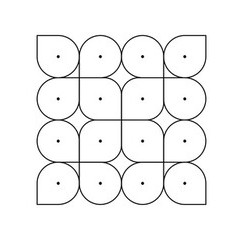
#> input picture experiment/sample10.png, 238 x 240 px
$ python kolam_extractor_fixed.py sample10.png
#> lines starting #> are read from the running program, lines starting #| are printed output that depends on the picture; after the words box and inside, x2 and y2 are one past the last pixel; in counts of white or black regions, pixels touching at a corner belong together
#!/usr/bin/env python3
"""
Kolam Feature Extractor - OpenCV Implementation (Fixed Version)
SIH 2025 Problem Statement ID 25107

Fixed version that handles Unicode encoding issues properly.
"""

import cv2
import numpy as np
import json
import math
from collections import defaultdict
import argparse

class KolamFeatureExtractor:
    """
    Main class for extracting features from Kolam patterns using OpenCV
    """

    def __init__(self):
        self.image = None
        self.gray = None
        self.binary = None
        self.features = {}

    def load_image(self, image_path):
        """Load and validate the input image"""
#> called with image_path = 'sample10.png'
        try:
            self.image = cv2.imread(image_path)
#> self.image is the input picture: shape (240, 238, 3); min 0, max 255, mean 244.8
            if self.image is None:
                raise ValueError(f"Could not load image: {image_path}")

            self.gray = cv2.cvtColor(self.image, cv2.COLOR_BGR2GRAY)
            print(f"Image loaded successfully: {self.gray.shape}")
#| Image loaded successfully: (240, 238)
            return True

        except Exception as e:
            print(f"Error loading image: {e}")
            return False

    def preprocess_image(self):
        """Preprocess image for optimal feature extraction"""
        # Step 1: Reduce noise
        blurred = cv2.GaussianBlur(self.gray, (5, 5), 0)
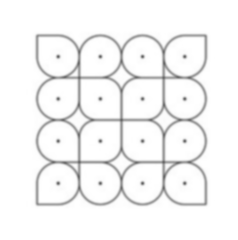
#> blurred: shape (240, 238); min 101, max 255, mean 244.8

        # Step 2: Adaptive thresholding for varying lighting conditions
        self.binary = cv2.adaptiveThreshold(
            blurred, 255, cv2.ADAPTIVE_THRESH_GAUSSIAN_C,
            cv2.THRESH_BINARY_INV, 11, 2
        )
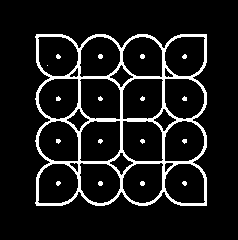
#> self.binary: shape (240, 238); 9.7% white; 18 white regions (13 under 20 px), largest, box (x1, y1, x2, y2) and area: (35, 34, 207, 206) 5211, (98, 54, 103, 59) 21, (140, 54, 145, 59) 21, (98, 181, 103, 186) 21, (140, 181, 145, 186) 21

        # Step 3: Morphological operations to clean up
        kernel = np.ones((3, 3), np.uint8)
        self.binary = cv2.morphologyEx(self.binary, cv2.MORPH_CLOSE, kernel)
        self.binary = cv2.morphologyEx(self.binary, cv2.MORPH_OPEN, kernel)
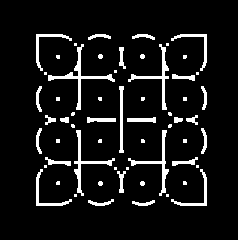
#> self.binary: shape (240, 238); 8.1% white; 59 white regions (27 under 20 px), largest, box (x1, y1, x2, y2) and area: (48, 44, 115, 110) 481, (74, 130, 115, 196) 366, (128, 44, 169, 110) 365

        print("Image preprocessing completed")
        return self.binary

    def detect_dots(self):
        """Detect dots (pulli) in Kolam patterns using HoughCircles"""
        circles = cv2.HoughCircles(
            self.gray,
            cv2.HOUGH_GRADIENT,
            dp=1,
            minDist=20,
            param1=50,
            param2=30,
            minRadius=3,
            maxRadius=30
        )
#> circles = [[183.5, 140.5, 22.4], [100.5, 182.5, 22.4], [141.5, 182.5, 22.4], [183.5, 98.5, 22.4], [57.5, 140.5, 20.2], [100.5, 57.5, 21.3], [57.5, 182.5, 20.2], [184.5, 182.5, 20.2], [141.5, 56.5, 22.4], [57.5, 56.5, 20.2], [57.5, 98.5, 20.2], [184.5, 56.5, 20.2]]

        dots = []
        if circles is not None:
            circles = np.round(circles[0, :]).astype("int")
#> circles = [[184, 140, 22], [100, 182, 22], [142, 182, 22], [184, 98, 22], [58, 140, 20], [100, 58, 21], [58, 182, 20], [184, 182, 20], [142, 56, 22], [58, 56, 20], [58, 98, 20], [184, 56, 20]]
            for (x, y, r) in circles:
                dots.append({
                    'center': (int(x), int(y)),
                    'radius': int(r),
                    'area': math.pi * r * r
                })
#> this loop made 12 passes
#> after the loop, dots = 12 items

        self.features['dots'] = dots
        print(f"Detected {len(dots)} dots")
#| Detected 12 dots
        return dots

    def detect_lines(self):
        """Detect straight lines using Hough Transform"""
        edges = cv2.Canny(self.binary, 50, 150, apertureSize=3)
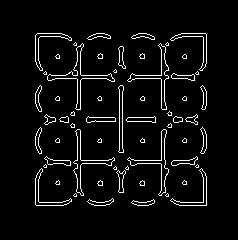
#> edges: shape (240, 238); 5% white in thin lines or dots, all inside (x1, y1, x2, y2) = (35, 33, 207, 206)

        lines = cv2.HoughLinesP(
            edges,
            rho=1,
            theta=np.pi/180,
            threshold=30,
            minLineLength=20,
            maxLineGap=10
        )
#> lines = 47 rows, first 6: [80, 109, 80, 45], [77, 109, 77, 47], [129, 78, 194, 78], [206, 63, 206, 34], [122, 152, 122, 85], [161, 195, 161, 131]

        line_segments = []
        if lines is not None:
            for line in lines:
                x1, y1, x2, y2 = line[0]
                length = np.sqrt((x2-x1)**2 + (y2-y1)**2)
                angle = np.degrees(np.arctan2(y2-y1, x2-x1))

                line_segments.append({
                    'start': (int(x1), int(y1)),
                    'end': (int(x2), int(y2)),
                    'length': float(length),
                    'angle': float(angle)
                })
#> this loop made 47 passes
#> (x1, y1, x2, y2, length, angle) on passes 1 to 8: (80, 109, 80, 45, 64, -90), (77, 109, 77, 47, 62, -90), (129, 78, 194, 78, 65, 0), (206, 63, 206, 34, 29, -90), (122, 152, 122, 85, 67, -90), (161, 195, 161, 131, 64, -90), (48, 75, 111, 75, 63, 0), (45, 117, 68, 117, 23, 0)
#> after the loop, line_segments = 47 items

        self.features['lines'] = line_segments
        print(f"Detected {len(line_segments)} line segments")
#| Detected 47 line segments
        return line_segments

    def detect_contours(self):
        """Detect and analyze contours for shape recognition"""
        contours, hierarchy = cv2.findContours(
            self.binary, cv2.RETR_EXTERNAL, cv2.CHAIN_APPROX_SIMPLE
        )
#> contours = 59 contours, 31 with area under 20; largest, box (x1, y1, x2, y2) and area: (48, 44, 115, 110) 342, (74, 130, 115, 196) 255, (128, 44, 169, 110) 254, (128, 130, 169, 196) 249, (119, 86, 124, 153) 144

        shapes = []
        for contour in contours:
            area = cv2.contourArea(contour)
            if area < 50:  # Filter out small noise
                continue

            # Approximate contour to polygon
            perimeter = cv2.arcLength(contour, True)
            approx = cv2.approxPolyDP(contour, 0.02 * perimeter, True)

            # Calculate centroid
            M = cv2.moments(contour)
            if M['m00'] != 0:
                cx = int(M['m10'] / M['m00'])
                cy = int(M['m01'] / M['m00'])
            else:
                cx = cy = 0

            # Classify shape based on vertices
            vertices = len(approx)
            if vertices == 3:
                shape_type = "triangle"
            elif vertices == 4:
                shape_type = "quadrilateral"
            elif vertices > 8:
                shape_type = "circle"
            else:
                shape_type = f"{vertices}-sided polygon"

            shapes.append({
                'vertices': vertices,
                'area': float(area),
                'perimeter': float(perimeter),
                'centroid': (cx, cy),
                'shape_type': shape_type
            })
#> this loop made 59 passes
#> (area, perimeter, approx, cx, cy, vertices, shape_type) on passes 29, 41: (89, 64.83, [[155, 117], [127, 118], [127, 121], [155, 122]], 141, 119, 4, 'quadrilateral'), (144, 141.7, [[119, 86], [119, 152], [123, 152], [123, 86]], 121, 118, 4, 'quadrilateral')
#> after the loop, shapes = 23 items

        self.features['shapes'] = shapes
        print(f"Detected {len(shapes)} shapes")
#| Detected 23 shapes
        return shapes

    def analyze_symmetry(self):
        """Analyze pattern symmetry"""
        if self.binary is None:
            return {}

        height, width = self.binary.shape

        # Horizontal symmetry (top-bottom)
        top_half = self.binary[:height//2, :]
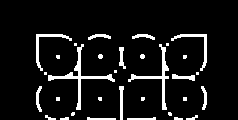
#> top_half: shape (120, 238); 8% white; 32 white regions (13 under 20 px), largest, box (x1, y1, x2, y2) and area: (48, 44, 115, 110) 481, (128, 44, 169, 110) 365, (36, 34, 72, 71) 213
        bottom_half = self.binary[height//2:, :]
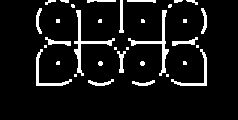
#> bottom_half: shape (120, 238); 8.1% white; 34 white regions (14 under 20 px), largest, box (x1, y1, x2, y2) and area: (74, 10, 115, 76) 366, (128, 10, 169, 76) 357, (36, 49, 72, 86) 214
        bottom_flipped = np.flipud(bottom_half)
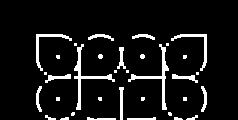
#> bottom_flipped: shape (120, 238); 8.1% white; 34 white regions (14 under 20 px), largest, box (x1, y1, x2, y2) and area: (74, 44, 115, 110) 366, (128, 44, 169, 110) 357, (36, 34, 72, 71) 214

        min_h = min(top_half.shape[0], bottom_flipped.shape[0])
        horizontal_sim = np.mean(top_half[:min_h, :] == bottom_flipped[:min_h, :])
#> horizontal_sim = 0.996
#> (the rest of the program and of its run is left out)
